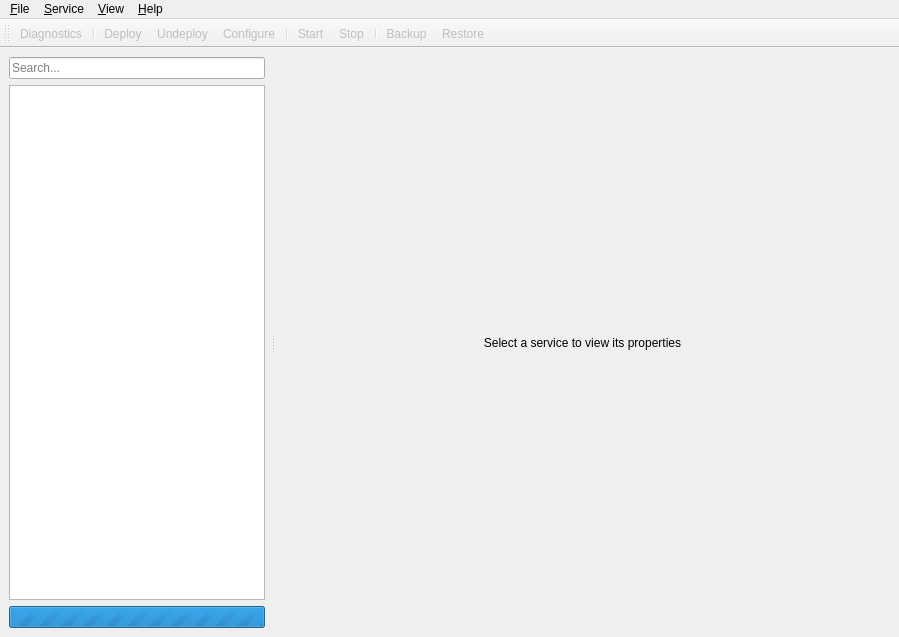
<?xml version="1.0" encoding="UTF-8"?>
<ui version="4.0">
 <class>MainWindow</class>
 <widget class="QMainWindow" name="MainWindow">
  <property name="geometry">
   <rect>
    <x>0</x>
    <y>0</y>
    <width>899</width>
    <height>637</height>
   </rect>
  </property>
  <property name="windowTitle">
   <string>Service Management</string>
  </property>
  <property name="windowIcon">
   <iconset theme="alterator"/>
  </property>
  <widget class="QWidget" name="centralwidget">
   <layout class="QGridLayout" name="gridLayout">
    <item row="0" column="0">
     <widget class="QSplitter" name="splitter">
      <property name="sizePolicy">
       <sizepolicy hsizetype="Preferred" vsizetype="Preferred">
        <horstretch>0</horstretch>
        <verstretch>0</verstretch>
       </sizepolicy>
      </property>
      <property name="orientation">
       <enum>Qt::Orientation::Horizontal</enum>
      </property>
      <property name="childrenCollapsible">
       <bool>false</bool>
      </property>
      <widget class="QWidget" name="layoutWidget">
       <layout class="QVBoxLayout" name="verticalLayout">
        <property name="rightMargin">
         <number>6</number>
        </property>
        <item>
         <widget class="QLineEdit" name="searchBar">
          <property name="sizePolicy">
           <sizepolicy hsizetype="Preferred" vsizetype="Fixed">
            <horstretch>0</horstretch>
            <verstretch>0</verstretch>
           </sizepolicy>
          </property>
          <property name="placeholderText">
           <string>Search...</string>
          </property>
          <property name="clearButtonEnabled">
           <bool>true</bool>
          </property>
         </widget>
        </item>
        <item>
         <widget class="CustomTreeView" name="treeView">
          <property name="minimumSize">
           <size>
            <width>200</width>
            <height>0</height>
           </size>
          </property>
          <property name="rootIsDecorated">
           <bool>false</bool>
          </property>
          <property name="itemsExpandable">
           <bool>false</bool>
          </property>
         </widget>
        </item>
        <item>
         <widget class="QProgressBar" name="progressBar">
          <property name="sizePolicy">
           <sizepolicy hsizetype="Preferred" vsizetype="Fixed">
            <horstretch>0</horstretch>
            <verstretch>0</verstretch>
           </sizepolicy>
          </property>
          <property name="maximum">
           <number>0</number>
          </property>
          <property name="value">
           <number>-1</number>
          </property>
         </widget>
        </item>
       </layout>
      </widget>
      <widget class="QWidget" name="container" native="true">
       <property name="sizePolicy">
        <sizepolicy hsizetype="Expanding" vsizetype="Preferred">
         <horstretch>1</horstretch>
         <verstretch>0</verstretch>
        </sizepolicy>
       </property>
       <layout class="QVBoxLayout" name="verticalLayout_3">
        <property name="topMargin">
         <number>0</number>
        </property>
        <property name="rightMargin">
         <number>0</number>
        </property>
        <property name="bottomMargin">
         <number>0</number>
        </property>
        <item>
         <widget class="QStackedWidget" name="stackedWidget">
          <property name="sizePolicy">
           <sizepolicy hsizetype="Expanding" vsizetype="Preferred">
            <horstretch>0</horstretch>
            <verstretch>0</verstretch>
           </sizepolicy>
          </property>
          <property name="currentIndex">
           <number>0</number>
          </property>
          <widget class="QWidget" name="initialPage">
           <layout class="QVBoxLayout" name="verticalLayout_2">
            <item>
             <widget class="QLabel" name="label">
              <property name="sizePolicy">
               <sizepolicy hsizetype="Expanding" vsizetype="Preferred">
                <horstretch>0</horstretch>
                <verstretch>0</verstretch>
               </sizepolicy>
              </property>
              <property name="text">
               <string>Select a service to view its properties</string>
              </property>
              <property name="alignment">
               <set>Qt::AlignmentFlag::AlignCenter</set>
              </property>
             </widget>
            </item>
           </layout>
          </widget>
          <widget class="ServiceWidget" name="serviceWidget"/>
         </widget>
        </item>
       </layout>
      </widget>
     </widget>
    </item>
   </layout>
  </widget>
  <widget class="QMenuBar" name="menubar">
   <property name="geometry">
    <rect>
     <x>0</x>
     <y>0</y>
     <width>899</width>
     <height>22</height>
    </rect>
   </property>
   <widget class="QMenu" name="menuFile">
    <property name="title">
     <string>&amp;File</string>
    </property>
    <property name="toolTipsVisible">
     <bool>true</bool>
    </property>
    <addaction name="actionImport"/>
    <addaction name="separator"/>
    <addaction name="actionRefreshCurrent"/>
    <addaction name="actionRefreshAll"/>
    <addaction name="separator"/>
    <addaction name="actionQuit"/>
   </widget>
   <widget class="QMenu" name="menuHelp">
    <property name="title">
     <string>&amp;Help</string>
    </property>
    <property name="toolTipsVisible">
     <bool>true</bool>
    </property>
    <addaction name="actionAbout"/>
   </widget>
   <widget class="QMenu" name="menuService">
    <property name="title">
     <string>&amp;Service</string>
    </property>
    <property name="toolTipsVisible">
     <bool>true</bool>
    </property>
    <addaction name="actionDiag"/>
    <addaction name="separator"/>
    <addaction name="actionDeploy"/>
    <addaction name="actionUndeploy"/>
    <addaction name="actionConfigure"/>
    <addaction name="separator"/>
    <addaction name="actionStart"/>
    <addaction name="actionStop"/>
    <addaction name="separator"/>
    <addaction name="actionBackup"/>
    <addaction name="actionRestore"/>
   </widget>
   <widget class="QMenu" name="menuView">
    <property name="title">
     <string>&amp;View</string>
    </property>
   </widget>
   <addaction name="menuFile"/>
   <addaction name="menuService"/>
   <addaction name="menuView"/>
   <addaction name="menuHelp"/>
  </widget>
  <widget class="QToolBar" name="toolBar">
   <property name="windowTitle">
    <string>ToolBar</string>
   </property>
   <property name="toolButtonStyle">
    <enum>Qt::ToolButtonStyle::ToolButtonTextBesideIcon</enum>
   </property>
   <attribute name="toolBarArea">
    <enum>TopToolBarArea</enum>
   </attribute>
   <attribute name="toolBarBreak">
    <bool>false</bool>
   </attribute>
   <addaction name="actionDiag"/>
   <addaction name="separator"/>
   <addaction name="actionDeploy"/>
   <addaction name="actionUndeploy"/>
   <addaction name="actionConfigure"/>
   <addaction name="separator"/>
   <addaction name="actionStart"/>
   <addaction name="actionStop"/>
   <addaction name="separator"/>
   <addaction name="actionBackup"/>
   <addaction name="actionRestore"/>
  </widget>
  <action name="actionRefreshAll">
   <property name="icon">
    <iconset theme="view-refresh"/>
   </property>
   <property name="text">
    <string>R&amp;efresh all</string>
   </property>
   <property name="toolTip">
    <string>Refresh all</string>
   </property>
   <property name="shortcut">
    <string>Shift+F5</string>
   </property>
   <property name="menuRole">
    <enum>QAction::MenuRole::NoRole</enum>
   </property>
  </action>
  <action name="actionImport">
   <property name="icon">
    <iconset theme="QIcon::ThemeIcon::DocumentOpen"/>
   </property>
   <property name="text">
    <string>&amp;Import parameters...</string>
   </property>
   <property name="toolTip">
    <string>Load previously saved parameters</string>
   </property>
   <property name="shortcut">
    <string>Ctrl+O</string>
   </property>
   <property name="menuRole">
    <enum>QAction::MenuRole::NoRole</enum>
   </property>
  </action>
  <action name="actionAbout">
   <property name="icon">
    <iconset theme="alterator"/>
   </property>
   <property name="text">
    <string>&amp;About...</string>
   </property>
   <property name="shortcut">
    <string>Ctrl+H</string>
   </property>
   <property name="menuRole">
    <enum>QAction::MenuRole::NoRole</enum>
   </property>
  </action>
  <action name="actionQuit">
   <property name="icon">
    <iconset theme="QIcon::ThemeIcon::ApplicationExit"/>
   </property>
   <property name="text">
    <string>&amp;Quit</string>
   </property>
   <property name="shortcut">
    <string notr="true">Ctrl+Q</string>
   </property>
   <property name="menuRole">
    <enum>QAction::MenuRole::QuitRole</enum>
   </property>
  </action>
  <action name="actionRefreshCurrent">
   <property name="enabled">
    <bool>false</bool>
   </property>
   <property name="icon">
    <iconset theme="QIcon::ThemeIcon::ViewRefresh"/>
   </property>
   <property name="text">
    <string>&amp;Refresh</string>
   </property>
   <property name="shortcut">
    <string>F5</string>
   </property>
   <property name="menuRole">
    <enum>QAction::MenuRole::NoRole</enum>
   </property>
  </action>
  <action name="actionStart">
   <property name="enabled">
    <bool>false</bool>
   </property>
   <property name="icon">
    <iconset theme="media-playback-start"/>
   </property>
   <property name="text">
    <string>St&amp;art</string>
   </property>
   <property name="shortcut">
    <string>Ctrl+E</string>
   </property>
   <property name="menuRole">
    <enum>QAction::MenuRole::NoRole</enum>
   </property>
  </action>
  <action name="actionStop">
   <property name="enabled">
    <bool>false</bool>
   </property>
   <property name="icon">
    <iconset theme="media-playback-stop"/>
   </property>
   <property name="text">
    <string>St&amp;op</string>
   </property>
   <property name="shortcut">
    <string>Ctrl+S</string>
   </property>
   <property name="menuRole">
    <enum>QAction::MenuRole::NoRole</enum>
   </property>
  </action>
  <action name="actionDeploy">
   <property name="enabled">
    <bool>false</bool>
   </property>
   <property name="icon">
    <iconset theme="go-up"/>
   </property>
   <property name="text">
    <string>&amp;Deploy</string>
   </property>
   <property name="shortcut">
    <string>Ctrl+D</string>
   </property>
   <property name="menuRole">
    <enum>QAction::MenuRole::NoRole</enum>
   </property>
  </action>
  <action name="actionUndeploy">
   <property name="enabled">
    <bool>false</bool>
   </property>
   <property name="icon">
    <iconset theme="edit-delete"/>
   </property>
   <property name="text">
    <string>&amp;Undeploy</string>
   </property>
   <property name="shortcut">
    <string>Ctrl+U</string>
   </property>
   <property name="menuRole">
    <enum>QAction::MenuRole::NoRole</enum>
   </property>
  </action>
  <action name="actionBackup">
   <property name="enabled">
    <bool>false</bool>
   </property>
   <property name="icon">
    <iconset theme="document-save"/>
   </property>
   <property name="text">
    <string>&amp;Backup</string>
   </property>
   <property name="shortcut">
    <string>Ctrl+B</string>
   </property>
   <property name="menuRole">
    <enum>QAction::MenuRole::NoRole</enum>
   </property>
  </action>
  <action name="actionRestore">
   <property name="enabled">
    <bool>false</bool>
   </property>
   <property name="icon">
    <iconset theme="edit-undo"/>
   </property>
   <property name="text">
    <string>&amp;Restore</string>
   </property>
   <property name="shortcut">
    <string>Ctrl+R</string>
   </property>
   <property name="menuRole">
    <enum>QAction::MenuRole::NoRole</enum>
   </property>
  </action>
  <action name="actionConfigure">
   <property name="enabled">
    <bool>false</bool>
   </property>
   <property name="icon">
    <iconset theme="preferences-system"/>
   </property>
   <property name="text">
    <string>&amp;Configure</string>
   </property>
   <property name="shortcut">
    <string>Ctrl+C</string>
   </property>
   <property name="menuRole">
    <enum>QAction::MenuRole::NoRole</enum>
   </property>
  </action>
  <action name="actionDiag">
   <property name="enabled">
    <bool>false</bool>
   </property>
   <property name="icon">
    <iconset theme="system-run"/>
   </property>
   <property name="text">
    <string>D&amp;iagnostics</string>
   </property>
   <property name="shortcut">
    <string>Ctrl+T</string>
   </property>
   <property name="menuRole">
    <enum>QAction::MenuRole::NoRole</enum>
   </property>
  </action>
 </widget>
 <customwidgets>
  <customwidget>
   <class>CustomTreeView</class>
   <extends>QTreeView</extends>
   <header>ui/CustomTreeView.h</header>
  </customwidget>
  <customwidget>
   <class>ServiceWidget</class>
   <extends>QWidget</extends>
   <header>ui/ServiceWidget.h</header>
   <container>1</container>
  </customwidget>
 </customwidgets>
 <resources/>
 <connections/>
</ui>
